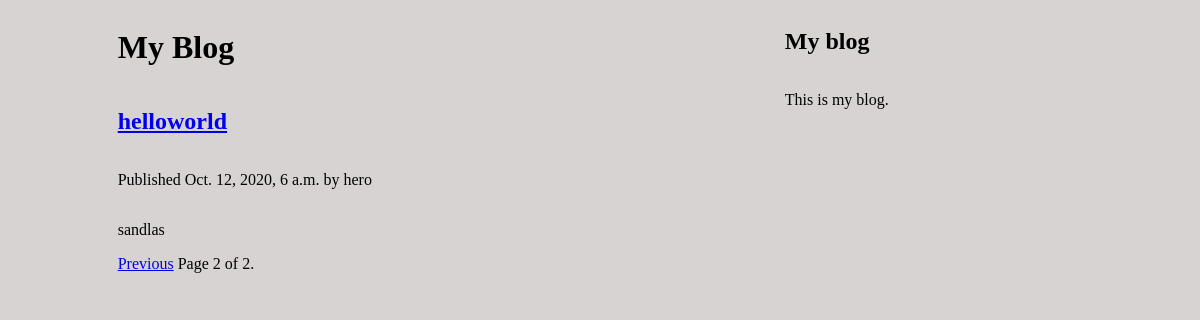
Screenshot of /blog/?page=2 with the database file from the repository.
### blog/models.py (models this page shows, shortened)
class Post(models.Model):
	objects	= models.Manager()
	published = PublishedManager()
	STATUS_CHOICES = (
		('draft', 'Draft'),
		('published', 'Published'),
	)
	title = models.CharField(max_length=250)
	slug = models.SlugField(max_length=250,unique_for_date='publish')
	author = models.ForeignKey(User,on_delete=models.CASCADE,related_name='blog_posts')
	body = models.TextField()
	publish = models.DateTimeField(default=timezone.now)
	created = models.DateTimeField(auto_now_add=True)
	updated = models.DateTimeField(auto_now=True)
	status = models.CharField(max_length=10,choices=STATUS_CHOICES,default='draft')
	def get_absolute_url(self):
		return reverse('blog:post_detail', args=[self.publish.year,self.publish.month,self.publish.day,self.slug])
	class Meta:
		ordering = ('-publish',)

### blog/views.py (the view)
# urls.py: path('', views.post_list, name='post_list'),
def	post_list(request):
    object_list	=	Post.published.all()
    paginator	=	Paginator(object_list,3)	#	3	posts	in	each	page
    page	=	request.GET.get('page')
    try:
    	posts	=	paginator.page(page)
    except	PageNotAnInteger:
    	posts	=	paginator.page(1)
    except	EmptyPage:
        posts	=	paginator.page(paginator.num_pages)
    return render(request,'blog/post/list.html',{'page':page,'posts':posts})

### blog/models.py (called while the page is built)
	def	get_queryset(self):
		return super(PublishedManager,self).get_queryset().filter(status='published')

### blog/templates/blog/post/list.html (shortened to what this page needs)
{% extends "blog/base.html"	%}
{% block content %}
	<h1>My	Blog</h1>
	{%	for	post in	posts %}
		<h2>
		<a	href="{{ post.get_absolute_url }}">
		{{	post.title }}
		</a>
		</h2>
		<p	class="date">
		Published {{ post.publish }} by {{ post.author }}
		</p>
		{{	post.body|truncatewords:30|linebreaks }}
	{%	endfor	%}
	{% include "blog/pagination.html" with page=posts %}
{% endblock %}

### blog/statics/css/blogs.css (style rules this page uses)
body { background-color: rgb(216, 211, 211); }

### rows the page displays
Post: title "helloworld", publish "Oct. 12, 2020, 6 a.m.", author "hero", body "sandlas"

### other values shown
{{ page.number }} "2"
{{ page.paginator.num_pages }} "2"
